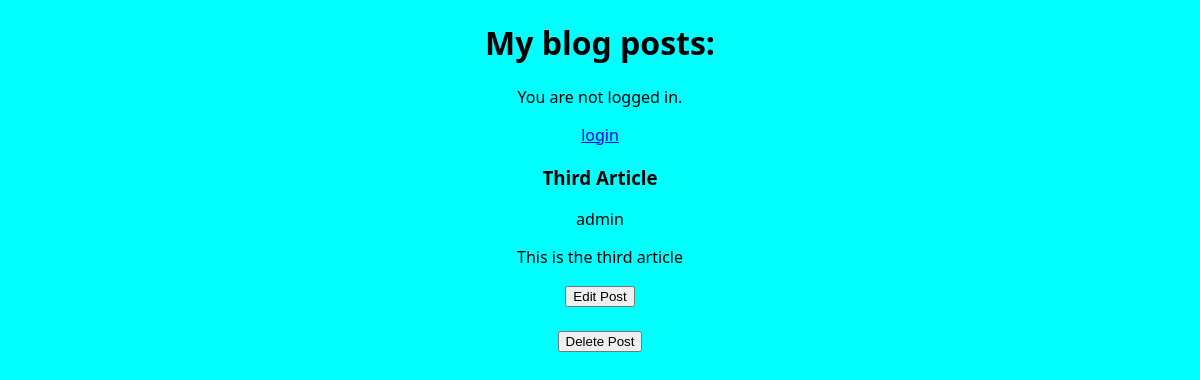
Page /article/3/ on the committed database.
### blog/models.py (models this page shows, shortened)
class Article(models.Model):
    title = models.CharField(max_length=200)
    author = models.ForeignKey(
        'auth.User',
        on_delete = models.CASCADE
    )
    text = models.TextField()

### blog/views.py (the view)
# urls.py: path('article/<int:pk>/', ArticleDetailView.as_view(), name='detail'),
class ArticleDetailView(DetailView):
    model = models.Article
    template_name = 'detail.html'

### templates/detail.html
{% extends 'base.html' %}
{% block content %}
<h3>
    {{ article.title}}
</h3>
<p class='author'>
    {{ article.author}}
</p>
<p>
    {{ article.text}}
</p>
<form action="{% url 'post_edit' article.pk %}">
    <button type="submit">Edit Post</button>
</form>
<br>
<form action="{% url 'post_delete' article.pk %}">
    <button type="submit">Delete Post</button>
</form>
{% endblock content%}

### static/css/style.css (style rules this page uses)
body { background-color: aqua; text-align: center; font-family: 'Segoe UI', Tahoma, Geneva, Verdana, sans-serif; }

### rows in the picture
Article: title "Third Article", author "admin", text "This is the third article"
